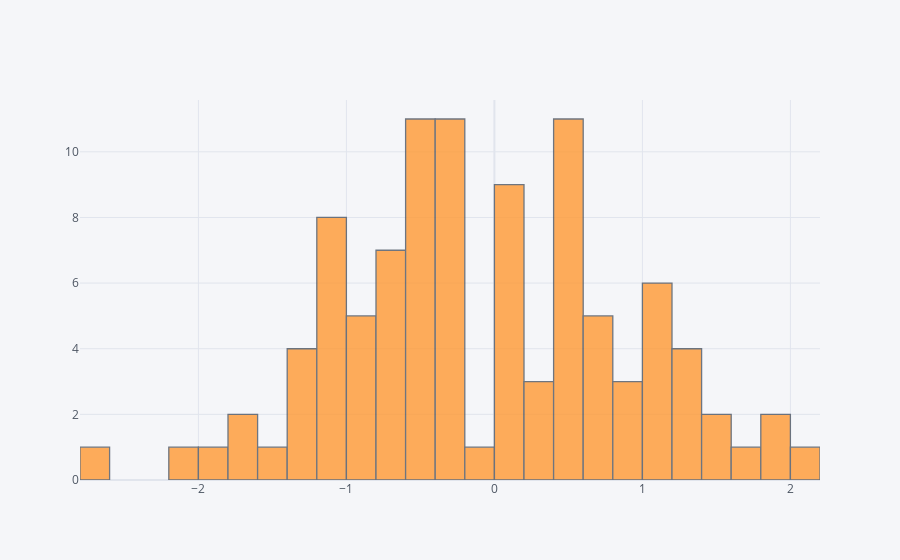

The code cell stored with this chart in its notebook:
### Code cell
df['A'].iplot(kind='hist', bins=25)

### Figure 1 — Plotly figure (JSON) as saved in the notebook; plotly's stock layout.template omitted (floating-point values rounded to 4 significant figures)
{"data": [{"histfunc": "count", "histnorm": "", "marker": {"color": "rgba(255, 153, 51, 1.0)", "line": {"color": "#4D5663", "width": 1.3}}, "name": "A", "nbinsx": 25, "opacity": 0.8, "orientation": "v", "type": "histogram", "x": [1.741, -0.4198, -0.5601, -1.736, -0.4287, 2.166, -0.3557, -1.343, -0.6877, 0.8454, -1.736, 1.123, -1.15, 0.5102, 1.551, 0.05984, 0.2594, 0.9803, 0.1939, 1.171, -0.5016, -0.5186, 0.5225, -0.2555, 0.1244, -0.6321, 0.5042, -0.8135, -0.3257, -0.3255, -0.4595, 0.5049, -0.9077, -0.6552, 1.326, 0.302, -0.2415, 0.5719, 0.7556, -0.2541, -1.12, 0.6405, 1.02, -1.039, 0.7235, -1.386, 1.146, 0.1015, -0.2621, -1.26, -1.095, 0.2699, -0.764, -0.4288, 0.4569, -2.647, -0.462, 0.4363, 1.406, 0.4808, -0.5347, 0.1855, 0.6466, -2.13, -0.273, 0.1503, 0.7451, -1.037, -0.5545, 1.376, 0.4005, 1.074, 1.973, -0.5368, -1.138, 0.4772, -0.7297, -1.332, -1.426, 0.8128, -0.9611, 1.945, 1.071, 0.5872, 0.06988, 1.218, -1.104, -1.064, -0.8586, -0.8995, -0.2189, -0.1654, -1.835, -0.2897, 1.383, 0.07278, -0.6237, 0.0566, -0.262, -0.6176]}], "layout": {"barmode": "overlay", "legend": {"bgcolor": "#F5F6F9", "font": {"color": "#4D5663"}}, "paper_bgcolor": "#F5F6F9", "plot_bgcolor": "#F5F6F9", "title": {"font": {"color": "#4D5663"}}, "xaxis": {"gridcolor": "#E1E5ED", "showgrid": true, "tickfont": {"color": "#4D5663"}, "title": {"font": {"color": "#4D5663"}, "text": ""}, "zerolinecolor": "#E1E5ED"}, "yaxis": {"gridcolor": "#E1E5ED", "showgrid": true, "tickfont": {"color": "#4D5663"}, "title": {"font": {"color": "#4D5663"}, "text": ""}, "zerolinecolor": "#E1E5ED"}}}
